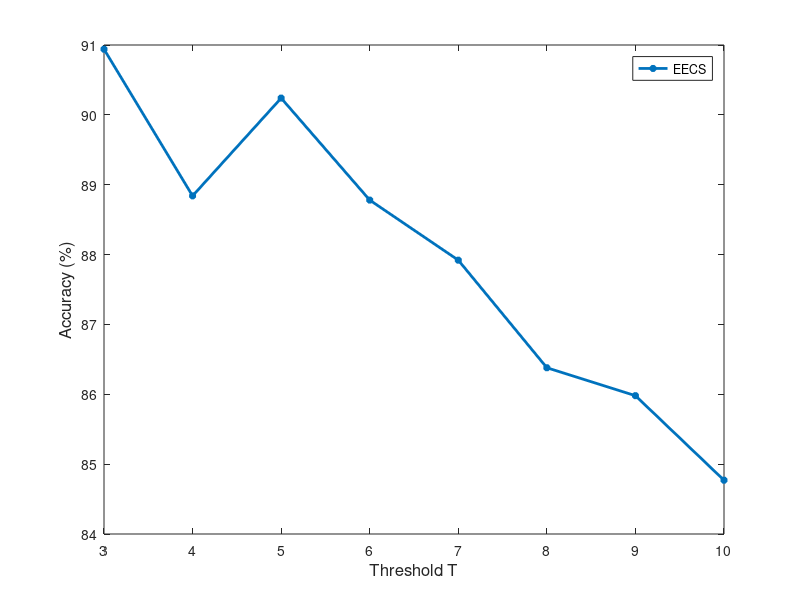

This chart was generated by the following MATLAB code:
T = [3,4,5,6,7,8,9,10];
Acc = [90.94,88.84,90.24,88.78,87.92,86.38,85.98,84.77];

plot(T, Acc, '-*', 'linewidth', 2, 'markersize', 5);
xlabel('Threshold T', 'FontSize', 12);
ylabel('Accuracy (%)', 'FontSize', 12);

legend('EECS');